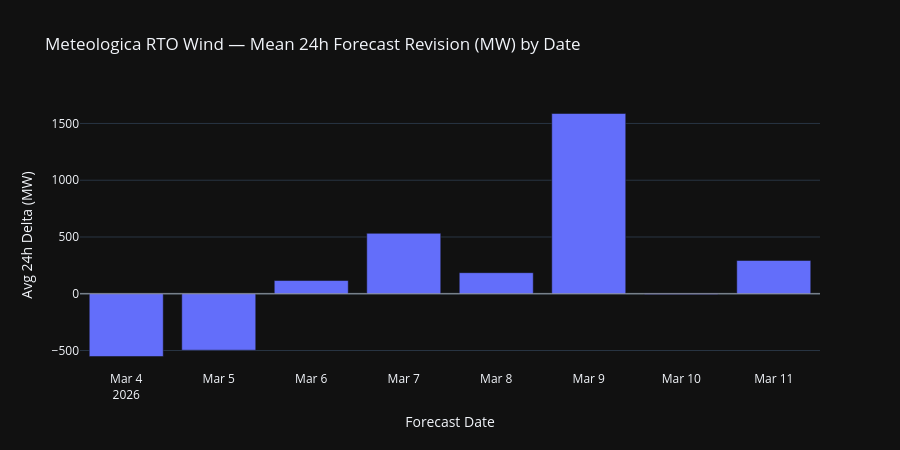

Notebook code cell kept with this figure:
### Code cell
# Per-date summary: avg revision direction across all hours
date_summary = (
    df.groupby("forecast_date")
    .agg(
        mean_delta_12h=("delta_12h", "mean"),
        mean_delta_24h=("delta_24h", "mean"),
        mean_delta_48h=("delta_48h", "mean"),
        peak_cutoff_mw=("cutoff_gen_mw", "max"),
    )
    .reset_index()
)

fig = px.bar(
    date_summary,
    x="forecast_date",
    y="mean_delta_24h",
    title="Meteologica RTO Wind \u2014 Mean 24h Forecast Revision (MW) by Date",
    labels={"mean_delta_24h": "Avg 24h Delta (MW)", "forecast_date": "Forecast Date"},
    template="plotly_dark",
)
fig.add_hline(y=0, line_color="white", line_width=0.5)
fig.update_layout(height=450)
fig.show()

### Figure 1 — Plotly figure (JSON) as saved in the notebook; plotly's stock layout.template omitted (floating-point values rounded to 4 significant figures)
{"data": [{"hovertemplate": "Forecast Date=%{x}<br>Avg 24h Delta (MW)=%{y}<extra></extra>", "legendgroup": "", "marker": {"color": "#636efa", "pattern": {"shape": ""}}, "name": "", "orientation": "v", "showlegend": false, "textposition": "auto", "type": "bar", "x": ["2026-03-04", "2026-03-05", "2026-03-06", "2026-03-07", "2026-03-08", "2026-03-09", "2026-03-10", "2026-03-11"], "xaxis": "x", "y": [-552.8, -497.2, 116.6, 532.2, 185.7, 1588.0, -7.375, 293.3], "yaxis": "y"}], "layout": {"barmode": "relative", "height": 450, "legend": {"tracegroupgap": 0}, "shapes": [{"line": {"color": "white", "width": 0.5}, "type": "line", "x0": 0, "x1": 1, "xref": "x domain", "y0": 0, "y1": 0, "yref": "y"}], "title": {"text": "Meteologica RTO Wind — Mean 24h Forecast Revision (MW) by Date"}, "xaxis": {"anchor": "y", "domain": [0, 1], "title": {"text": "Forecast Date"}}, "yaxis": {"anchor": "x", "domain": [0, 1], "title": {"text": "Avg 24h Delta (MW)"}}}}
